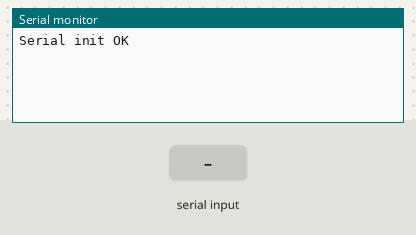
Simulated run of this sketch. Board: Arduino Mega 2560, built with avr-gcc and run on an emulated ATmega2560. On the bench: the last lines printed to the serial monitor. Inputs (shaded band) come from the test bench.

Above: at 1.2 s.
1.3 s: "1" received over the second serial link
At 2.5 s:
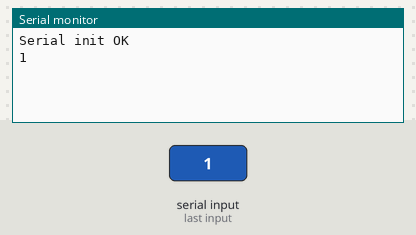
2.8 s: "0" received over the second serial link
At 3.9 s:
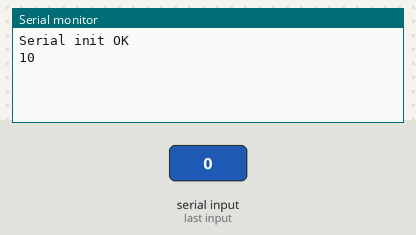

Measured:
- after the input at 1.3 s, the serial monitor: prints a new line at once (image 1)
- after the input at 2.8 s, the serial monitor: prints a new line at once (image 2)

The sketch:

serial_at9600.ino
```cpp
#define WIFI_SERIAL    Serial1

void setup()
{
  // открываем последовательный порт для мониторинга действий в программе
  // и передаём скорость 9600 бод
  Serial.begin(9600);
  while (!Serial) {
  // ждём, пока не откроется монитор последовательного порта
  // для того, чтобы отследить все события в программе
  }
  Serial.print("Serial init OK\r\n");
  // открываем Serial-соединение с Wi-Fi модулем на скорости 115200 бод
  WIFI_SERIAL.begin(9600);
}

void loop()
{
  // если приходят данные из Wi-Fi модуля - отправим их в порт компьютера
  if (WIFI_SERIAL.available()) {
    Serial.write(WIFI_SERIAL.read());
  }
  // если приходят данные из компьютера - отправим их в Wi-Fi модуль
  if (Serial.available()) {
    WIFI_SERIAL.write(Serial.read());
  }
}
```
